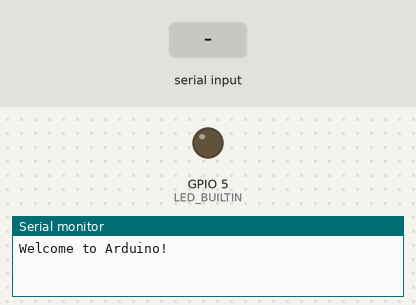
The sketch below on a simulated ESP32. Parts: output pins drawn as LEDs (lit = HIGH), the last lines printed to the serial monitor. Inputs (shaded band) come from the test bench.

Above: at 1.2 s.
1.3 s: "1" received over Serial
At 1.9 s:
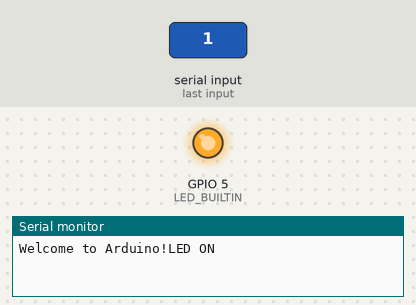
2.8 s: "0" received over Serial
At 3.1 s:
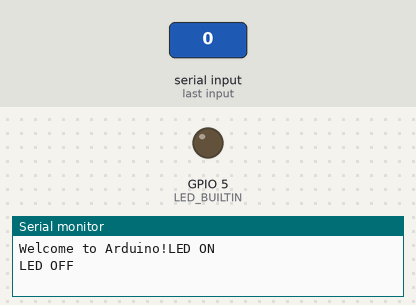
Timing chart, 0 to 5.8 s (numbered marks = the images above; inputs shaded):
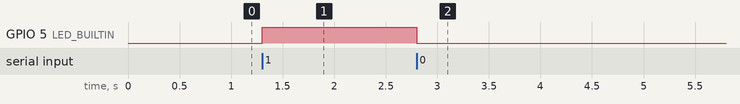

The sketch:

LEDtest0.ino
```cpp
//透過序列控制 LED 發光
#define LED_BUILTIN 5 //腳位
char val;

void setup(){
  pinMode(LED_BUILTIN, OUTPUT); //設定腳位為輸出
  Serial.begin(115200); //注意要相同的傳輸速率
  Serial.print("Welcome to Arduino!");
}

void loop(){
  if (Serial.available()){
    val = Serial.read();
    if (val == '1'){
      digitalWrite(LED_BUILTIN, HIGH); //LED 發光
      Serial.println("LED ON");
    }
    else if (val == '0'){
      digitalWrite(LED_BUILTIN, LOW); //LED 熄滅
      Serial.println("LED OFF");
    }
  }
}
```

Measured:
- after the input at 1.3 s, GPIO 5 (LED_BUILTIN): LOW → HIGH at once
- after the input at 2.8 s, GPIO 5 (LED_BUILTIN): HIGH → LOW at once
